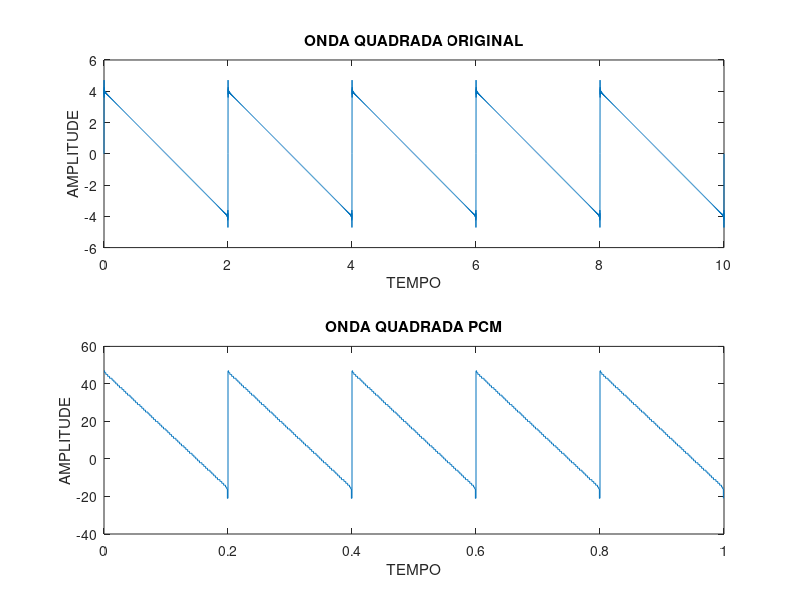

Reproduce this figure in MATLAB.
function AnaDig4

  intervalo = 1000;
  A = 2;
  t = 0:1/intervalo:10;
  
  resp = 0;
	k = 1;
	for i=1:1000
    resp = resp + (4/pi)*(sin(i*t*pi)/i);
	endfor
	resp = resp * A;
  
  for i = 1:intervalo
		temp1 = i*10; 
      temp2=(resp(round( temp1 )) );
      temp3 = temp2/A;
      resp2(i)=round(15.5+15.5*temp3);
	endfor
  
  subplot(2,1,1);
	plot(t,resp);
	title("ONDA QUADRADA ORIGINAL");
	xlabel("TEMPO");
	ylabel("AMPLITUDE");

	subplot(2,1,2);
	stairs(t(1:intervalo),resp2);
	title("ONDA QUADRADA PCM");
	xlabel("TEMPO");
	ylabel("AMPLITUDE");
    
endfunction